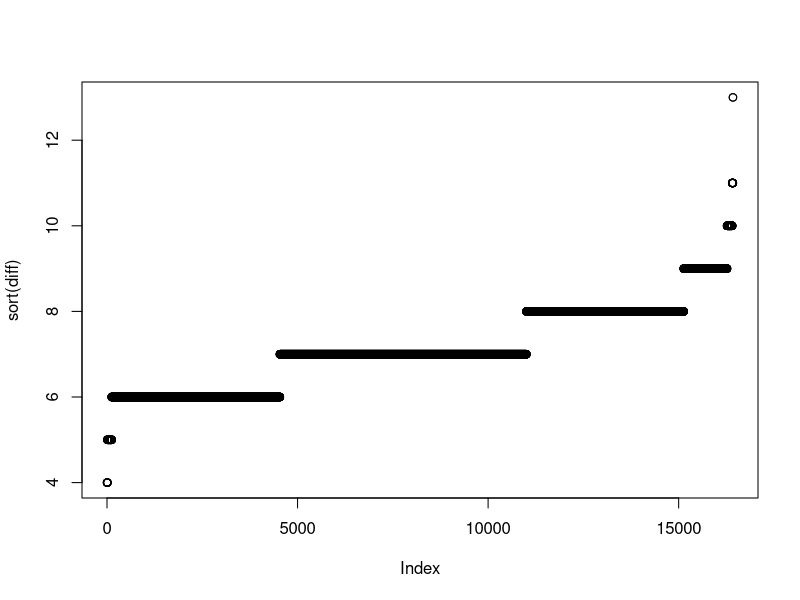

This chart was generated by the following R code:
#####
# some documentation should go here
#####

# get oracle from yawgatog

# thanks to r2Evans on StackOverflow
# http://stackoverflow.com/questions/38958597/r-split-text-on-empty-line


oracleRaw <- readLines("All Sets.txt")

breaks <- which(!nzchar(oracleRaw))
nbreaks <- length(breaks)
if (nbreaks > 0L) {
  oracle <- mapply(function(a,b) paste(oracleRaw[a:b], collapse = " "),
                   c(1L, breaks[-nbreaks]),
                   c(breaks[-1L], length(oracleRaw)))
}


oracleRaw <- readLines("All Sets.txt")

breaks <- which(!nzchar(oracleRaw))
nbreaks <- length(breaks)
if (nbreaks > 0L) {
  oracle <- mapply(function(a,b) paste(oracleRaw[a:b], collapse = " "),
                   c(1L, breaks[1:(nbreaks-1)]),
                   breaks)
}

oracle[1]

breaks[1]
oracleRaw[breaks[1]]


#################

# how to strip out a creatures basic attributes line to convert to a vector


unlist(strsplit(oracleRaw[breaks[72]+5], split=", "))

################

# find differences in breaks

diff <- vector()

for(i in 2:length(breaks)){
  diff <- c(diff, breaks[i] - breaks[i-1])
}

max(diff)

min(diff)

plot(sort(diff))


# function to get a card based on number

getCard <- function(breakNum, oracleRaw, breaks){
  return(oracleRaw[(breaks[breakNum] + 1):(breaks[breakNum + 1] - 1)])
}


getCard(100, oracleRaw, breaks)
getCard(200, oracleRaw, breaks)
getCard(300, oracleRaw, breaks)
getCard(400, oracleRaw, breaks)   # no casting cost, language for Transform,
getCard(500, oracleRaw, breaks)
getCard(600, oracleRaw, breaks)
getCard(700, oracleRaw, breaks)
getCard(800, oracleRaw, breaks)
getCard(900, oracleRaw, breaks)
getCard(1000, oracleRaw, breaks)

getCard(length(breaks) - 1, oracleRaw, breaks) # this is the last index that will work



# fill a ragged Momir database

Momir <- list()

creature <- "Creature"
unhinged <- "UNH-"
unglued <- "UG-" # might be problematic if a new set comes out "_UG-"
                 # UG- filter only removed 8 creatures... seems... low...

MomirCount <- 0

for(i in 1:(length(breaks) - 1)){
  card <- getCard(i, oracleRaw, breaks)
  if(grepl(creature,card[3]) & !grepl(unhinged, card[length(card)]) & !grepl(unglued, card[length(card)])){
    MomirCount <- MomirCount + 1
    Momir[[MomirCount]] <- card
  }
}

# next make CMC variable


